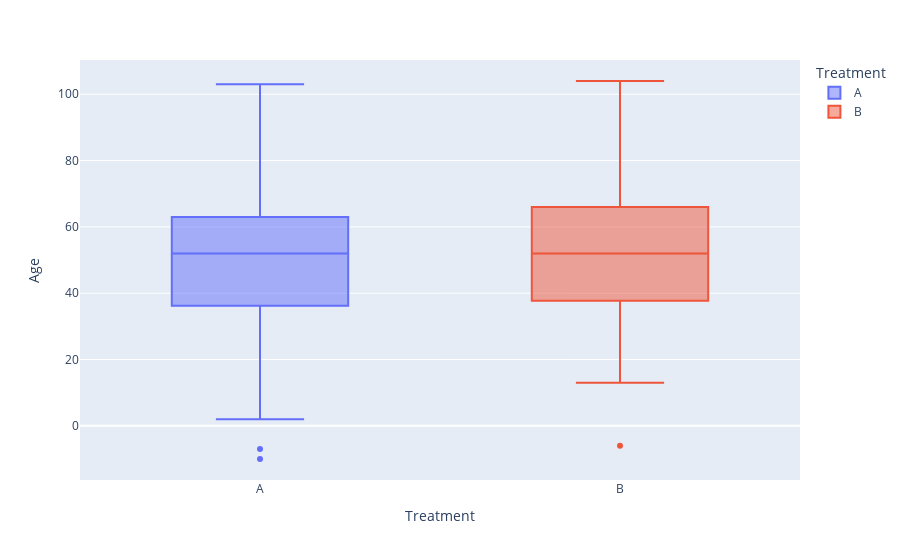

Here is the notebook cell this chart was saved with:
### Code cell
px.box(df, x= "Treatment", y= "Age", color= "Treatment")

### Figure 1 — Plotly figure (JSON) as saved in the notebook; plotly's stock layout.template omitted (floating-point values rounded to 4 significant figures; data arrays with more than 128 entries replaced by an {"elided": "..."} marker saying what was removed)
{"data": [{"alignmentgroup": "True", "hovertemplate": "Treatment=%{x}<br>Age=%{y}<extra></extra>", "legendgroup": "A", "marker": {"color": "#636efa"}, "name": "A", "notched": false, "offsetgroup": "A", "orientation": "v", "showlegend": true, "type": "box", "x": {"elided": "151 str values"}, "x0": " ", "xaxis": "x", "y": {"elided": "151 int values"}, "y0": " ", "yaxis": "y"}, {"alignmentgroup": "True", "hovertemplate": "Treatment=%{x}<br>Age=%{y}<extra></extra>", "legendgroup": "B", "marker": {"color": "#EF553B"}, "name": "B", "notched": false, "offsetgroup": "B", "orientation": "v", "showlegend": true, "type": "box", "x": {"elided": "149 str values"}, "x0": " ", "xaxis": "x", "y": {"elided": "149 int values"}, "y0": " ", "yaxis": "y"}], "layout": {"boxmode": "overlay", "legend": {"title": {"text": "Treatment"}, "tracegroupgap": 0}, "margin": {"t": 60}, "xaxis": {"anchor": "y", "categoryarray": ["A", "B"], "categoryorder": "array", "domain": [0, 1], "title": {"text": "Treatment"}}, "yaxis": {"anchor": "x", "domain": [0, 1], "title": {"text": "Age"}}}}
